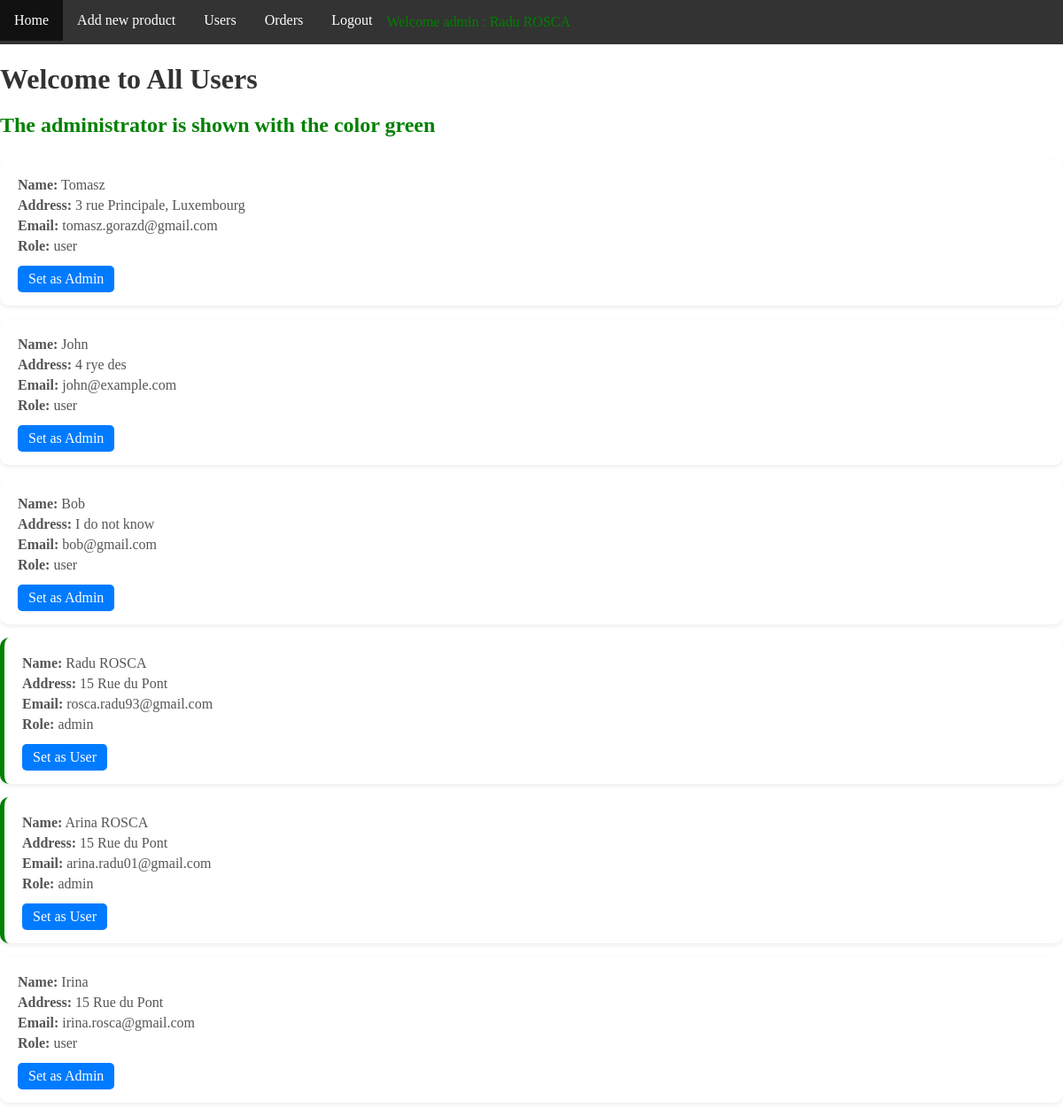
/admin/users.php (signed in), run on the app's committed database.
### tables this page shows
CREATE TABLE `users` (
  `userID` int(11) NOT NULL,
  `email` varchar(255) NOT NULL,
  `name` varchar(255) NOT NULL,
  `address` varchar(1024) NOT NULL,
  `password` varchar(255) NOT NULL,
  `role` varchar(32) NOT NULL DEFAULT 'user'
);

### config/functions.php (called while the page is built, shortened)
<?php
function connect()
{
    try {
        $conn = mysqli_connect(HOST, USER, PASSWORD, DB);
        return $conn;
    } catch (Exception $e) {
        header("Location: error.php");
        die();
    }
}
function getUsers()
{
    $conn = connect();
    $query = "SELECT * FROM users ORDER BY userID ASC";
    $result = mysqli_query($conn, $query);
    $array = mysqli_fetch_all($result, MYSQLI_ASSOC);
    return $array;
}
function isLogged()
{
    return $_SESSION['logged'] ?? false;
}
function getUserName()
{
    if (isLogged()) {
        return ($_SESSION['name'] ?? false);
    }
}

### admin/users.php (the view, shortened to what this page needs)
<?php
include_once "../config/functions.php";
$users = getUsers();
?>
<!DOCTYPE html>
<html lang="en">
<head>
    <link rel="stylesheet" href="../css/adminStyle.css">
    <?php include_once "menuAdmin.php" ?>
</head>
<body>
    <h1 class="user-title">Welcome to All Users</h1>
    <h2 class="admin-info">The administrator is shown with the color green</h2>
    <?php foreach ($users as $user) : ?>
        <div class="user-card <?= $user['role'] == 'admin' ? 'admin' : '' ?>">
            <p><strong>Name:</strong> <?= htmlspecialchars($user['name']) ?></p>
            <p><strong>Address:</strong> <?= htmlspecialchars($user['address']) ?></p>
            <p><strong>Email:</strong> <?= htmlspecialchars($user['email']) ?></p>
            <p><strong>Role:</strong> <?= htmlspecialchars($user['role']) ?></p>
            <?php if ($user['role'] == 'admin') : ?>
                <a href="setUser.php?id=<?= $user['userID'] ?>">Set as User</a>
            <?php else : ?>
                <a href="setAdmin.php?id=<?= $user['userID'] ?>">Set as Admin</a>
            <?php endif ?>
        </div>
    <?php endforeach ?>
</body>
</html>

### admin/menuAdmin.php
<?php
include_once "../config/functions.php";
$admin = getUserName();
?>
<link rel="stylesheet" href="../css/menuAdmin.css">
<div class="menu-admin">
    <ul>
        <li> <a href="index.php">Home</a></li>
        <li><a href="addProduct.php">Add new product</a></li>
        <li> <a href="users.php">Users</a></li>
        <li> <a href="manageOrders.php">Orders</a></li>
        <?php if(isLogged()): ?>
        <li> <a href="../logout.php">Logout</a></li>
        <p style="color: green;">Welcome admin : <?= $admin ?></p>
            <?php else :?>
                <a href="../login.php">Login</a></li>
        <?php endif?>
    </ul>
</div>

### css/adminStyle.css (style rules this page uses)
body { margin: 0; }
h1.user-title { color: #333; margin-bottom: 20px; }
h2.admin-info { color: green; margin-bottom: 25px; }
.user-card { background: #fff; padding: 15px 20px; border-radius: 10px; margin-bottom: 15px; box-shadow: 0 2px 5px rgba(0,0,0,0.08); }
.user-card.admin { border-left: 5px solid green; }
.user-card p { margin: 5px 0; color: #555; }
.user-card a { display: inline-block; margin-top: 8px; text-decoration: none; color: #fff; background: #007BFF; padding: 6px 12px; border-radius: 5px; transition: background 0.3s; }

### css/menuAdmin.css (style rules this page uses)
.menu-admin ul { list-style-type: none; margin: 0; padding: 0; overflow: hidden; background-color: #333; }
.menu-admin li { float: inline-start; }
.menu-admin li a { display: block; color: white; text-align: center; padding: 14px 16px; text-decoration: none; }

### data on the page
users: name "Tomasz", address "3 rue Principale, Luxembourg", email "tomasz.gorazd@gmail.com", role "user"
users: name "John", address "4 rye des", email "john@example.com", role "user"
users: name "Bob", address "I do not know", email "bob@gmail.com", role "user"
users: name "Radu ROSCA", address "15 Rue du Pont", email "rosca.radu93@gmail.com", role "admin"
users: name "Arina ROSCA", address "15 Rue du Pont", email "arina.radu01@gmail.com", role "admin"
users: name "Irina", address "15 Rue du Pont", email "irina.rosca@gmail.com", role "user"

### other printed values
$admin "Radu ROSCA"
